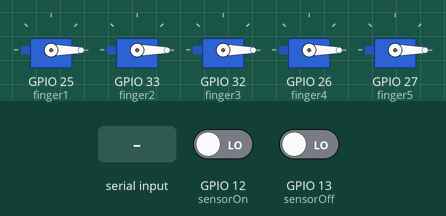
A sketch run on a simulated ESP32. Parts: 5 × servo. The inputs (shaded band) are chosen by the test bench; at power-on: GPIO 12 (sensorOn) LOW, GPIO 13 (sensorOff) LOW. Nothing arrives over Bluetooth unless stated; what the sketch prints to the serial monitor is not drawn.

Above: at 1.2 s.
1.3 s: GPIO 12 (sensorOn) driven HIGH
At 1.6 s:
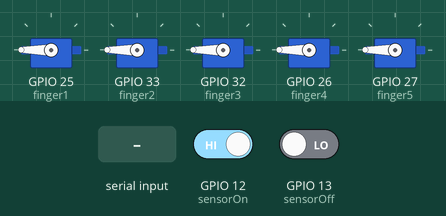
2.8 s: "One" received over the second serial link
5.3 s: "Two" received over the second serial link
7.8 s: "Three" received over the second serial link
10.3 s: "Four" received over the second serial link
12.8 s: GPIO 12 (sensorOn) driven LOW and GPIO 13 (sensorOff) driven HIGH
At 14.1 s:
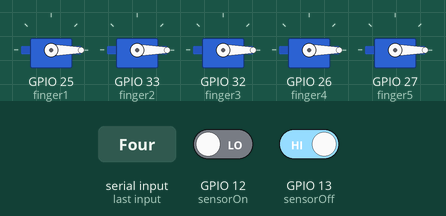
Timing chart, 0 to 15.8 s (numbered marks = the images above; inputs shaded):
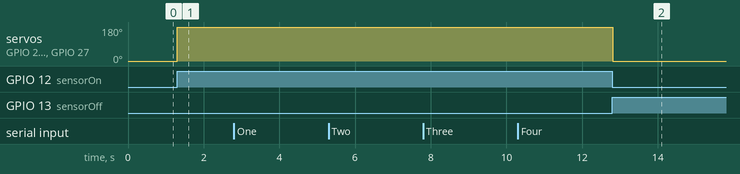

The sketch:

Voice_based_ESP32.ino
```cpp
#include <BluetoothSerial.h>
#include <ESP32Servo.h>

// Create Bluetooth and Servo objects
BluetoothSerial SerialBT;
Servo finger1Servo, finger2Servo, finger3Servo, finger4Servo, finger5Servo;

// Servo pin assignments
const int finger1 = 25;
const int finger2 = 33;
const int finger3 = 32;
const int finger4 = 26;
const int finger5 = 27;

// Sensor pin
const int sensorOn = 12;
const int sensorOff = 13;

// Initial positions for all fingers
int finger1Position = 0;
int finger2Position = 0;
int finger3Position = 0;
int finger4Position = 0;
int finger5Position = 0;

void setup() {
  Serial.begin(115200); // Start Serial Monitor
  SerialBT.begin("ESP32_Voice"); // Bluetooth device name
  Serial.println("Bluetooth Started! Waiting for commands...");

// Attach servos to respective pins
  finger1Servo.attach(finger1);
  finger2Servo.attach(finger2);
  finger3Servo.attach(finger3);
  finger4Servo.attach(finger4);
  finger5Servo.attach(finger5);

  // Set initial positions
  setAllFingers(0);

  // Configure sensor pin as input
  pinMode(sensorOn, INPUT);
  pinMode(sensorOff, INPUT);
}

void loop() {
  // Check sensor input
  if (digitalRead(sensorOn) == HIGH) {
    setAllFingers(180);
  } else if (digitalRead(sensorOff) == HIGH){
    setAllFingers(0);
  }

  // Check if Bluetooth has received data
  if (SerialBT.available()) {
    String command = SerialBT.readString(); // Read incoming string
    command.trim(); // Remove any extra spaces or newlines

    Serial.println("Command received: " + command);

    // Handle commands
    if (command.equalsIgnoreCase("One")) {
      setFingers(180, 0, 0, 0, 0);
    } else if (command.equalsIgnoreCase("Two")) {
      setFingers(180, 180, 0, 0, 0);
    } else if (command.equalsIgnoreCase("Three")) {
      setFingers(180, 180, 180, 0, 0);
    } else if (command.equalsIgnoreCase("Four")) {
      setFingers(180, 180, 180, 180, 0);
    } else if (command.equalsIgnoreCase("Five")) {
      setFingers(180, 180, 180, 180, 180);
    } else if (command.equalsIgnoreCase("Zero")) {
      setAllFingers(0);
    } else {
      Serial.println("Unknown command");
    }
  }
}

// Function to set all fingers to the same position
void setAllFingers(int position) {
  finger1Servo.write(position);
  finger2Servo.write(position);
  finger3Servo.write(position);
  finger4Servo.write(position);
  finger5Servo.write(position);
  Serial.println("All fingers set to: " + String(position) + " degrees");
}

// Function to set individual finger positions
void setFingers(int pos1, int pos2, int pos3, int pos4, int pos5) {
  finger1Servo.write(pos1);
  finger2Servo.write(pos2);
  finger3Servo.write(pos3);
  finger4Servo.write(pos4);
  finger5Servo.write(pos5);
  Serial.println("Finger positions set to: " + String(pos1) + ", " + String(pos2) + ", " + String(pos3) + ", " + String(pos4) + ", " + String(pos5));
}
```

Measured:
- after the input at 1.3 s, servo on GPIO 25 (finger1), servo on GPIO 33 (finger2), servo on GPIO 32 (finger3), servo on GPIO 26 (finger4), servo on GPIO 27 (finger5): 0° → 180° at once
- after the input at 12.8 s, servo on GPIO 25 (finger1), servo on GPIO 33 (finger2), servo on GPIO 32 (finger3), servo on GPIO 26 (finger4), servo on GPIO 27 (finger5): 180° → 0° at once
